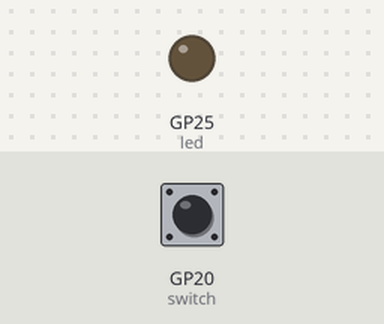
Recording of a program running on a simulated Raspberry Pi Pico running CircuitPython. On the bench: output pins drawn as LEDs (lit = HIGH). Inputs (shaded band) come from the test bench; at power-on: GP20 (switch) HIGH. What the program prints to the serial console is not drawn.

Above: at 1.2 s.
1.3 s: GP20 (switch) pulled LOW for 0.15 s
At 1.38 s:
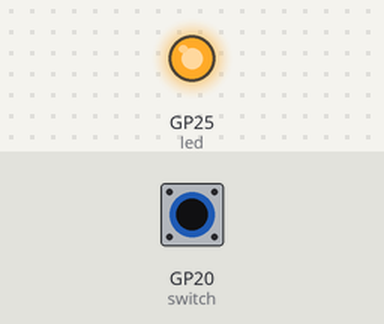
2.9 s: GP20 (switch) pulled LOW for 3.2 s
At 7.4 s:
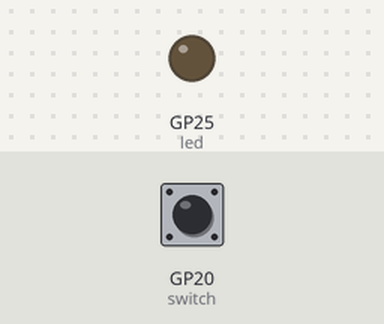
Timing chart, 0 to 8.9 s (numbered marks = the images above; inputs shaded):
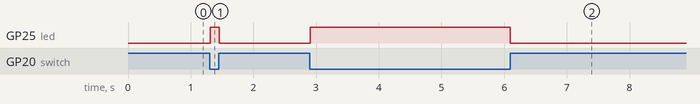

Measured:
- after the input at 1.3 s, GP25 (led): LOW → HIGH at once, → LOW 0.14 s later
- after the input at 2.9 s, GP25 (led): LOW → HIGH at once, → LOW 3.2 s later

The program:

switch_input.py
```python
import time
import board
from digitalio import DigitalInOut, Direction, Pull

led = DigitalInOut(board.GP25)
led.direction = Direction.OUTPUT


switch = DigitalInOut(board.GP20)
switch.direction = Direction.INPUT
switch.pull = Pull.UP


while True:
    if not switch.value:
        led.value = True
    else:
        led.value = False

    print('---')
    time.sleep(0.01)
```
